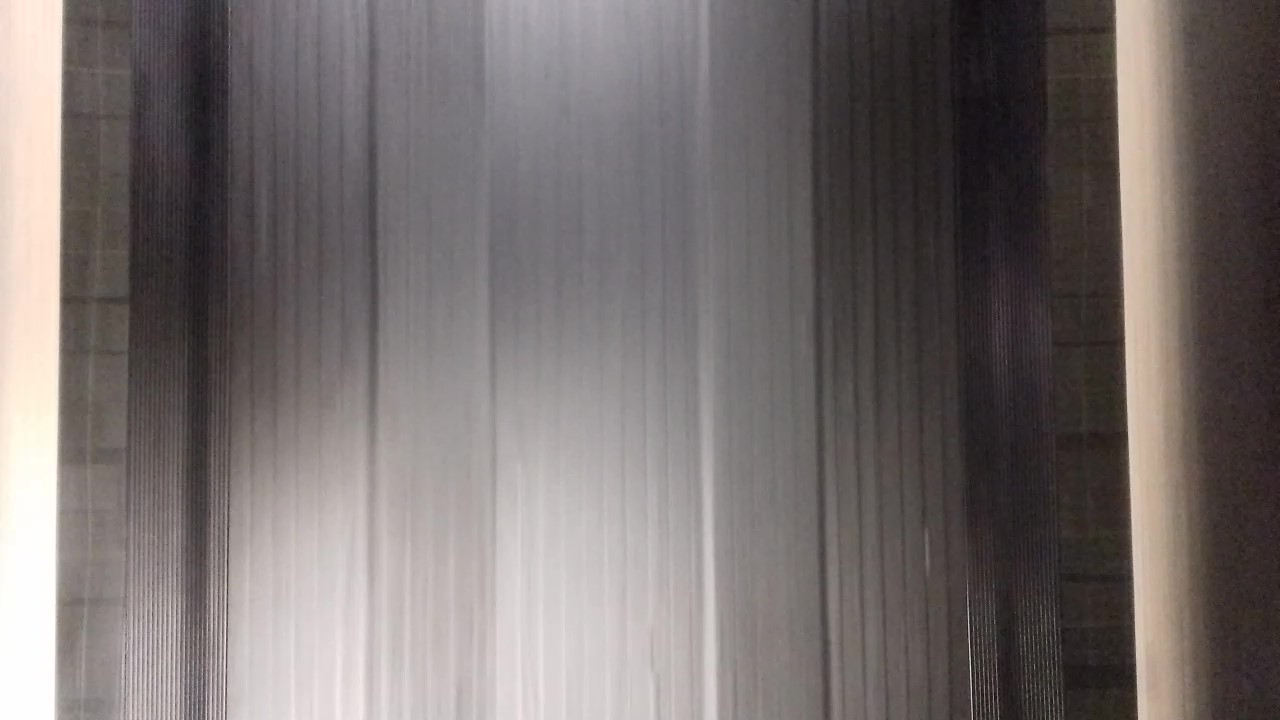
#> input picture images/tasma3.jpg, 1280 x 720 px, found by its file name
$ python noise.py
#> lines starting #> are read from the running program, lines starting #| are printed output that depends on the picture
import matplotlib.pyplot as plt
from skimage.filters.rank import otsu
from skimage.filters import threshold_otsu
from skimage.filters import rank
import numpy as np
from skimage.morphology import disk
from skimage import io, img_as_ubyte

# [4 lines of commented-out code are left out]
radius = 10
m = img_as_ubyte(io.imread('images/tasma3.jpg', as_gray=True))
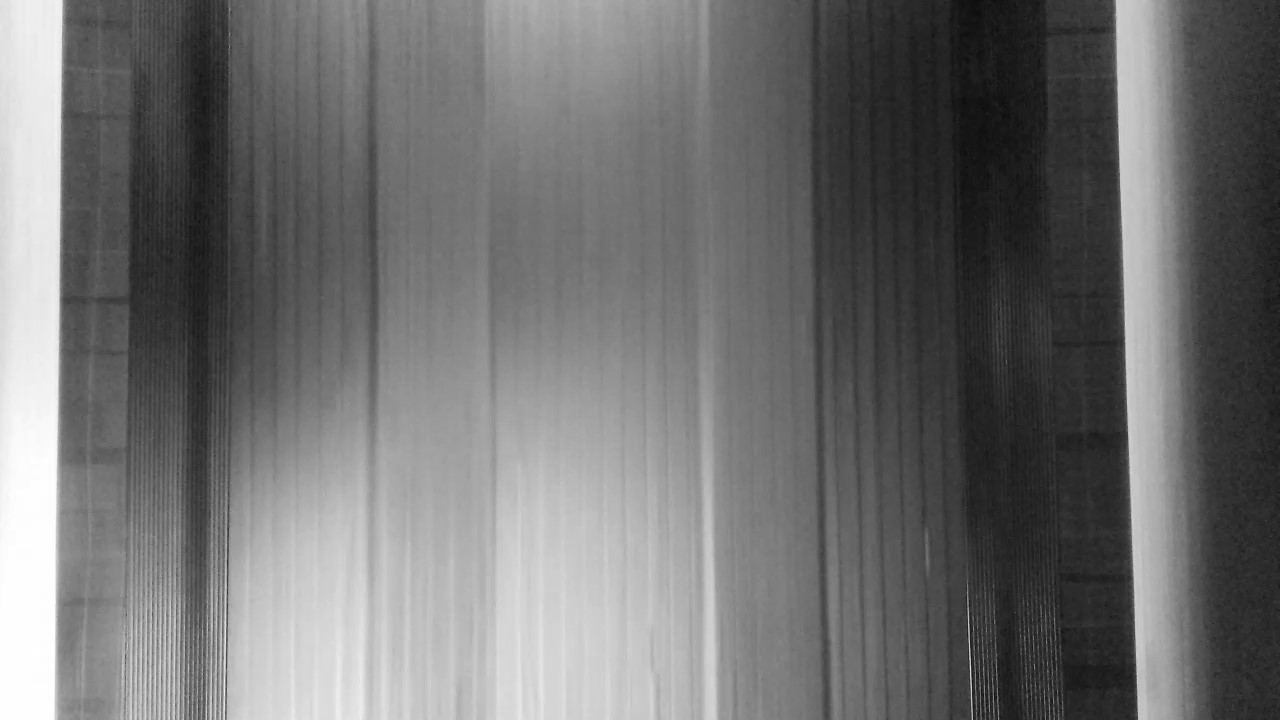
#> m: shape (720, 1280); min 12, max 255, mean 111.9
t = rank.otsu(m, disk(radius))
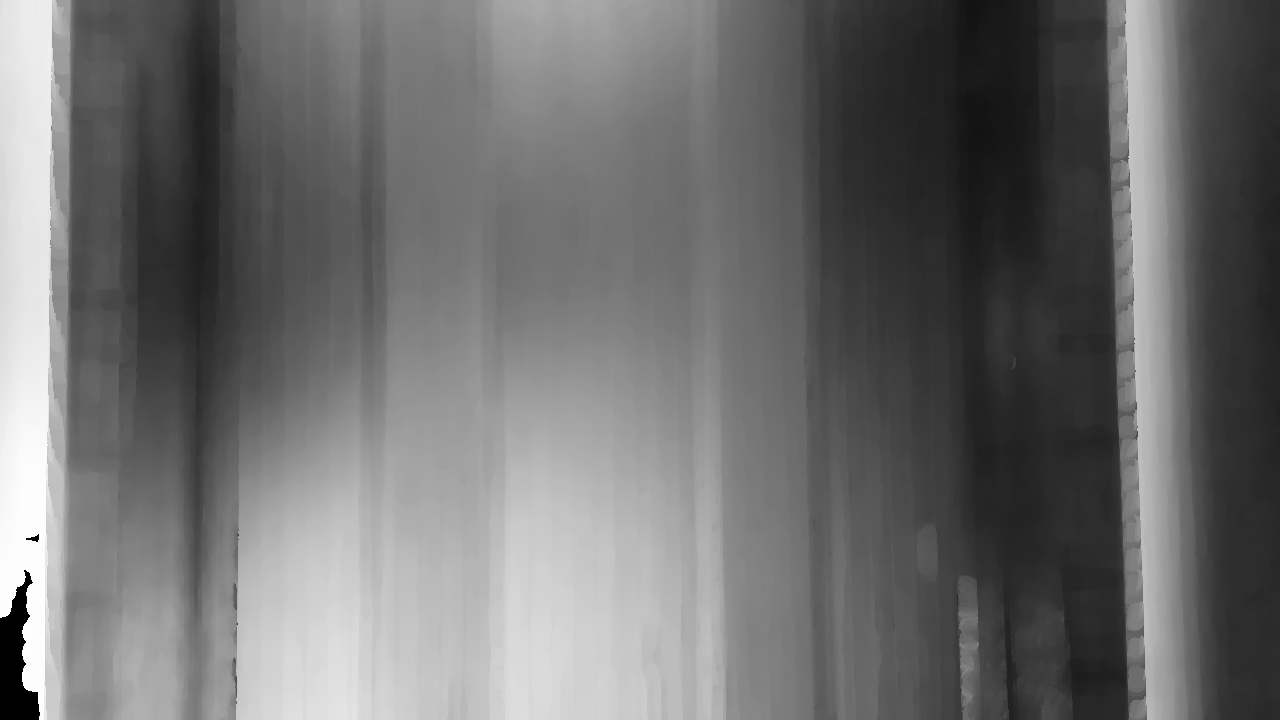
#> t: shape (720, 1280); min 0, max 254, mean 110.3

fig, ax = plt.subplots(ncols=2, figsize=(10, 5),
                       sharex=True, sharey=True)

ax[0].imshow(m, cmap=plt.cm.gray)
ax[0].set_title('Original')

ax[1].imshow(m >= t, interpolation='nearest', cmap=plt.cm.gray)
ax[1].set_title('Local Otsu ($r=%d$)' % radius)

for a in ax:
    a.axis('off')

plt.tight_layout()
plt.show()
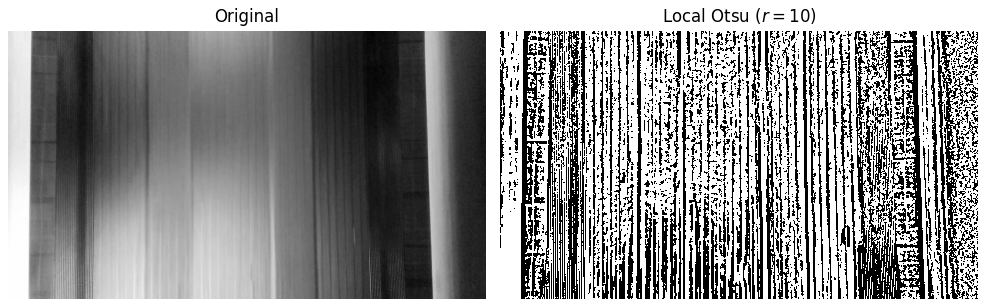
#> figure drawn by matplotlib, 2 panels

$ run again, with images/tasma.jpg copied over images/tasma3.jpg
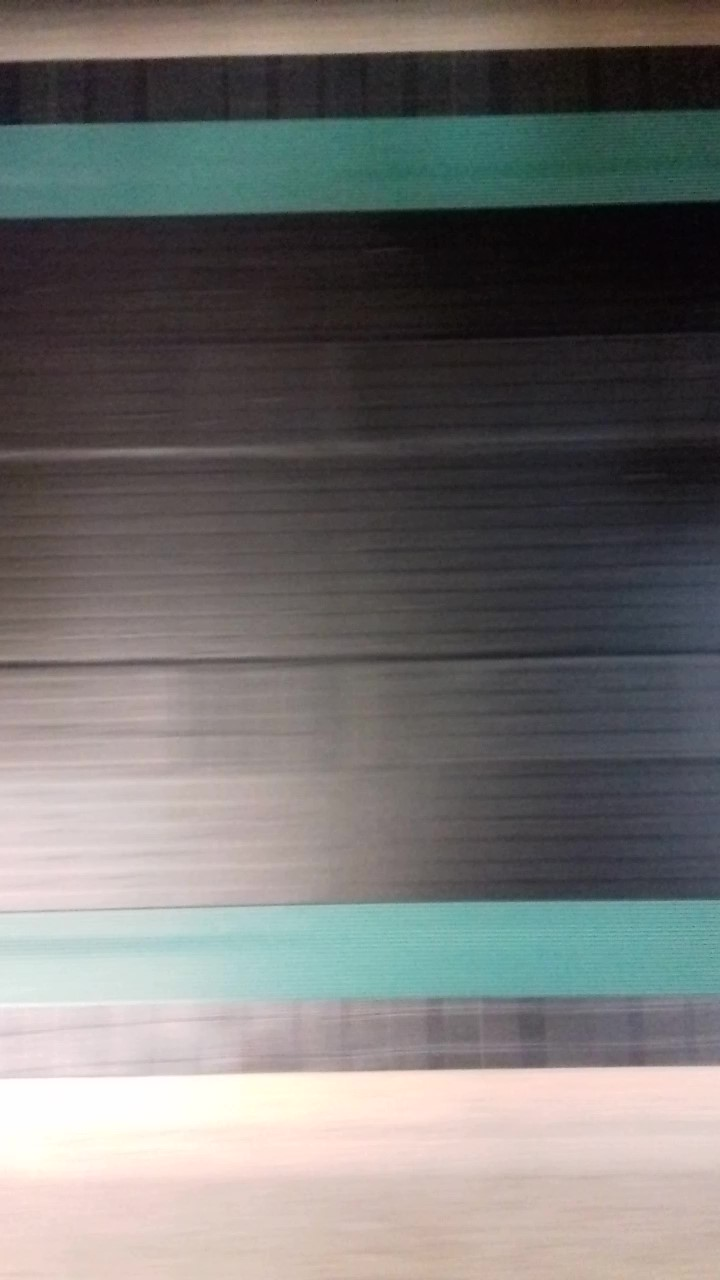
#> input picture images/tasma.jpg, 720 x 1280 px, found by its file name
#> `t = rank.otsu(m, disk(radius))`:
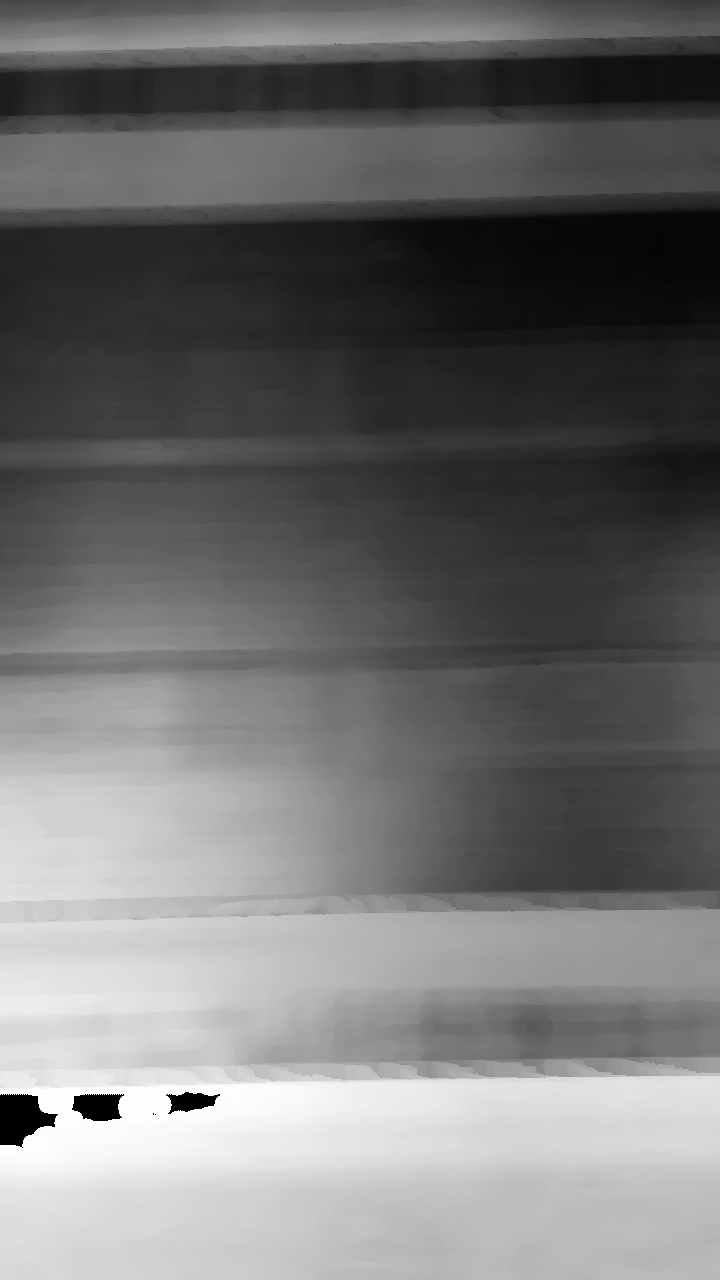
#> t: shape (1280, 720); min 0, max 253, mean 112.4
#> `plt.show()`:
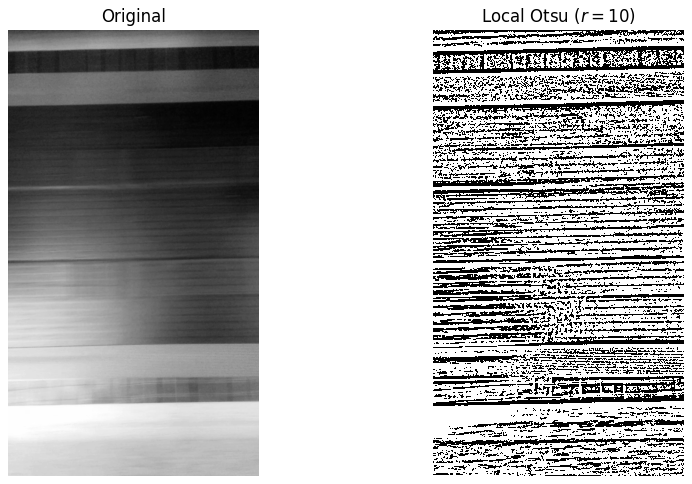
#> figure drawn by matplotlib, 2 panels

$ run again, with images/window.jpg copied over images/tasma3.jpg
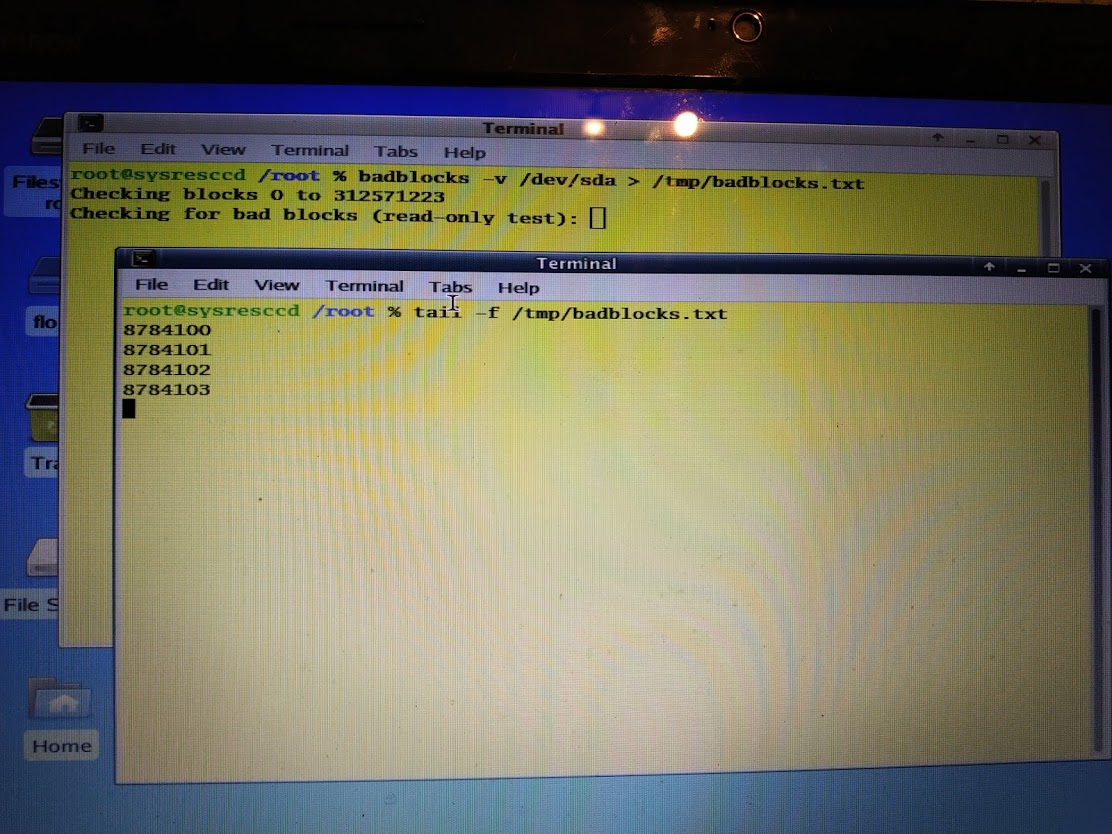
#> input picture images/window.jpg, 1112 x 834 px, found by its file name
#> `t = rank.otsu(m, disk(radius))`:
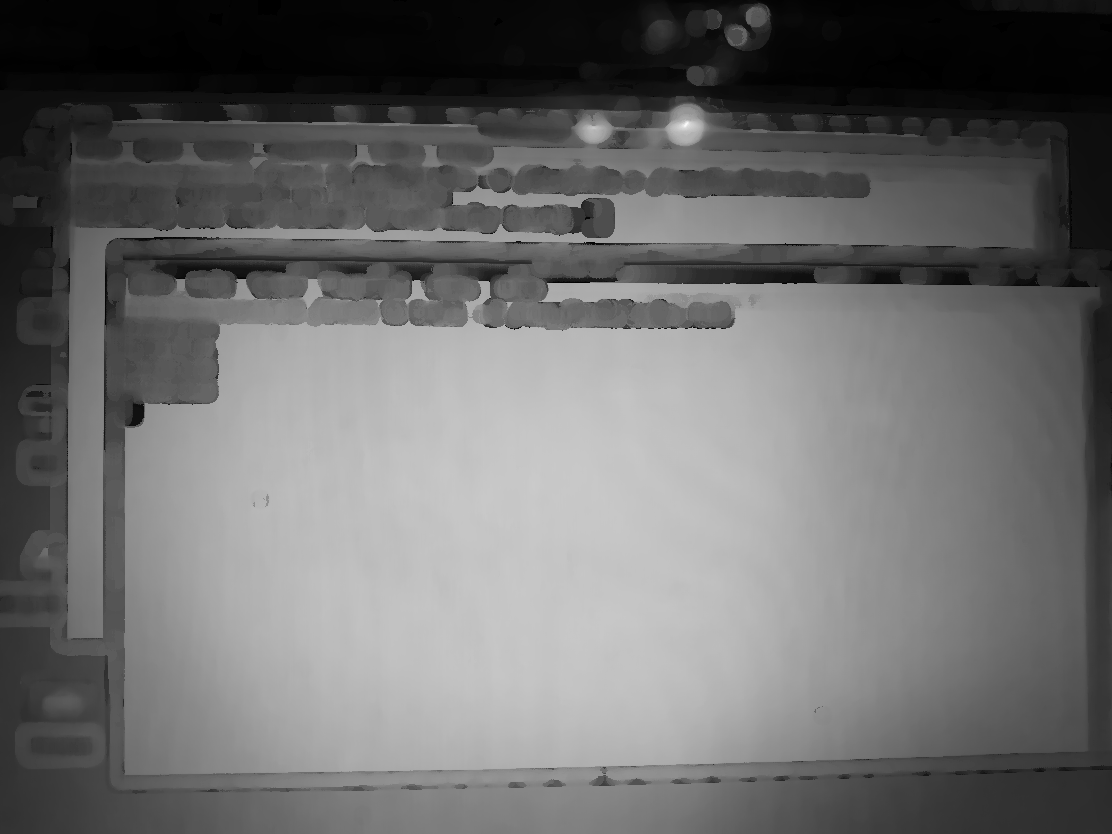
#> t: shape (834, 1112); min 0, max 251, mean 108.4
#> `plt.show()`:
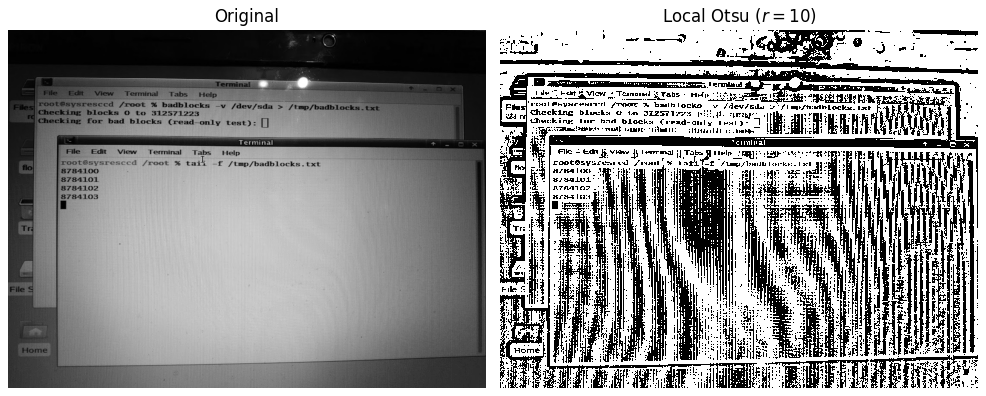
#> figure drawn by matplotlib, 2 panels
